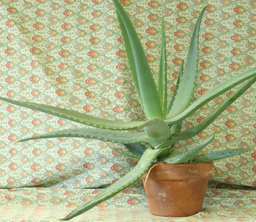
#> input picture imgs-estereo/aloeL.png, 256 x 222 px, shrunk from 1282 x 1110 before the run
$ python proj_3_1_detect_points_multi_process.py   (older library calls are emulated)
#> lines starting #> are read from the running program, lines starting #| are printed output that depends on the picture; after the words box and inside, x2 and y2 are one past the last pixel; in counts of white or black regions, pixels touching at a corner belong together
import numpy as np
import cv2
import time
import multiprocessing

import random

# Load an color image in grayscale
imgLeft = cv2.imread('../imgs-estereo/aloeL.png',cv2.IMREAD_COLOR)
#> imgLeft is the input picture: shape (222, 256, 3); mean B, G, R 136.6, 177.2, 171.2
imgRight = cv2.imread('../imgs-estereo/aloeR.png',cv2.IMREAD_COLOR)
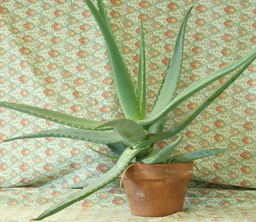
#> input picture imgs-estereo/aloeR.png, 256 x 222 px, shrunk from 1282 x 1110 before the run
#> imgRight is the input picture: shape (222, 256, 3); mean B, G, R 134.1, 174.2, 168

start_time = time.time()

num_processes = 8

window_size = 15

rowsLeft = imgLeft.shape[0]
#> rowsLeft = 222
colsLeft = imgLeft.shape[1]
#> colsLeft = 256

rowsRight = imgRight.shape[0]
#> rowsRight = 222
colsRight = imgRight.shape[1]
#> colsRight = 256

window_halfsize = (window_size-1) //2


# [61 lines left out: function processLoop, not called in this run]


if __name__ == '__main__':

    manager = multiprocessing.Manager()
    return_dict = manager.dict()

    min_i = window_halfsize
    max_i = rowsLeft - window_halfsize
#> max_i = 215

    min_j = window_halfsize
    max_j = colsLeft - window_halfsize
#> max_j = 249

    process_i_min = min_i
    thred_inc = (max_i - min_i)//num_processes
#> thred_inc = 26
    process_arr = []
    for ii in range(num_processes):
        process_i_max = process_i_min + thred_inc if (process_i_min + thred_inc) < max_i else max_i
        n_process = multiprocessing.Process(target=processLoop,args=(process_i_min, process_i_max,return_dict))
        process_arr.append(n_process)
        n_process.start()
        process_i_min = process_i_max

    for single_process in process_arr:
        single_process.join()

    imgLeftPositions = []
    imgRightPositions = []

    for inner_dict in return_dict.values():
        imgLeftPositions = imgLeftPositions + inner_dict['left']
        imgRightPositions = imgRightPositions + inner_dict['right']


    duration = time.time() - start_time

    print(duration)

    imgLeftPositions = np.array(imgLeftPositions)
    imgRightPositions = np.array(imgRightPositions)

    cv_file_points = cv2.FileStorage('points.xml', cv2.FILE_STORAGE_WRITE)

    cv_file_points.write("imgLeftPositions", imgLeftPositions)
    cv_file_points.write("imgRightPositions", imgRightPositions)

    cv_file_points.release()

    cL = np.copy(imgLeft)
    cR = np.copy(imgRight)
    for ii in range(len(imgLeftPositions)):
        if ii%1000 == 0:
            L_i = imgLeftPositions[ii][0]
            L_j = imgLeftPositions[ii][1]
            R_i = imgRightPositions[ii][0]
            R_j = imgRightPositions[ii][1]
            B = random.randint(0, 255)
            G = random.randint(0, 255)
            R = random.randint(0, 255)
            cv2.circle(cL, (L_j,L_i), 7, (B,G,R), 4)
            cv2.circle(cR, (R_j,R_i), 7, (B,G,R), 4)
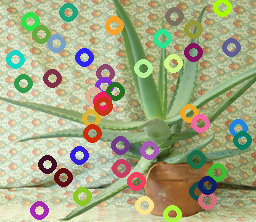
#> cL: shape (222, 256, 3); 15.47% of pixels changed, all inside (x1, y1, x2, y2) = (6, 0, 252, 222)
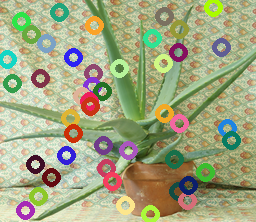
#> cR: shape (222, 256, 3); 15.45% of pixels changed, all inside (x1, y1, x2, y2) = (0, 0, 241, 222)


    cv2.imwrite('detected_left.png',cL)
    cv2.imwrite('detected_right.png',cR)
